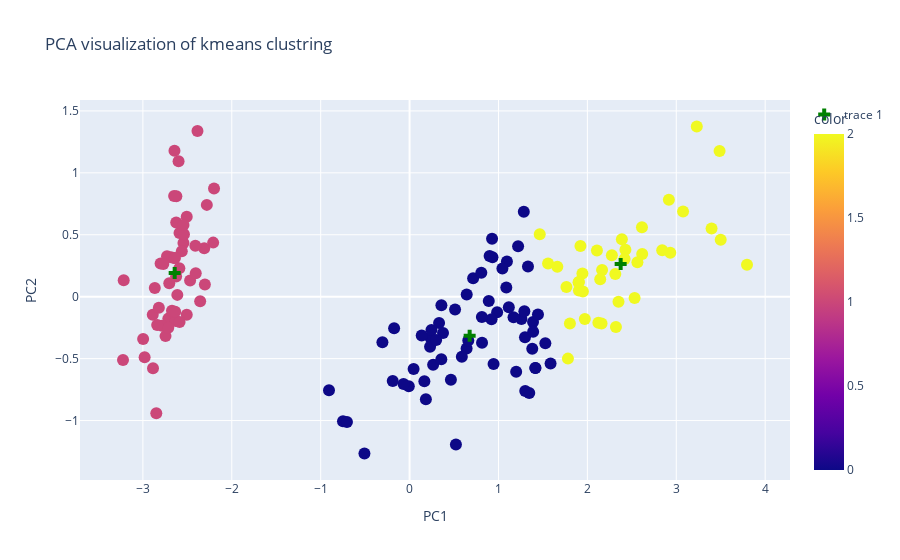

This figure's notebook cell:
### Code cell
fig = px.scatter(df4, x='PC1', y='PC2', color=KMeans.labels_, title='PCA visualization of kmeans clustring', hover_data=['variaty'])
fig.update_traces(marker=dict(size=12))

# Centers of Clusters
fig.add_scatter(x=kmeans_center_pca[:, 0], y=kmeans_center_pca[:, 1], mode='markers', marker=dict( symbol='cross',size=10, color='green'))


fig.show()

### Figure 1 — Plotly figure (JSON) as saved in the notebook; plotly's stock layout.template omitted (floating-point values rounded to 4 significant figures; data arrays with more than 128 entries replaced by an {"elided": "..."} marker saying what was removed)
{"data": [{"customdata": {"elided": "150x1 str values"}, "hovertemplate": "PC1=%{x}<br>PC2=%{y}<br>variaty=%{customdata[0]}<br>color=%{marker.color}<extra></extra>", "legendgroup": "", "marker": {"color": {"elided": "150 int values"}, "coloraxis": "coloraxis", "size": 12, "symbol": "circle"}, "mode": "markers", "name": "", "orientation": "v", "showlegend": false, "type": "scatter", "x": {"elided": "150 float values"}, "xaxis": "x", "y": {"elided": "150 float values"}, "yaxis": "y"}, {"marker": {"color": "green", "size": 10, "symbol": "cross"}, "mode": "markers", "type": "scatter", "x": [0.6757, -2.642, 2.374], "y": [-0.3152, 0.1909, 0.2631]}], "layout": {"coloraxis": {"colorbar": {"title": {"text": "color"}}, "colorscale": [[0, "#0d0887"], [0.1111, "#46039f"], [0.2222, "#7201a8"], [0.3333, "#9c179e"], [0.4444, "#bd3786"], [0.5556, "#d8576b"], [0.6667, "#ed7953"], [0.7778, "#fb9f3a"], [0.8889, "#fdca26"], [1, "#f0f921"]]}, "legend": {"tracegroupgap": 0}, "title": {"text": "PCA visualization of kmeans clustring"}, "xaxis": {"anchor": "y", "domain": [0, 1], "title": {"text": "PC1"}}, "yaxis": {"anchor": "x", "domain": [0, 1], "title": {"text": "PC2"}}}}
